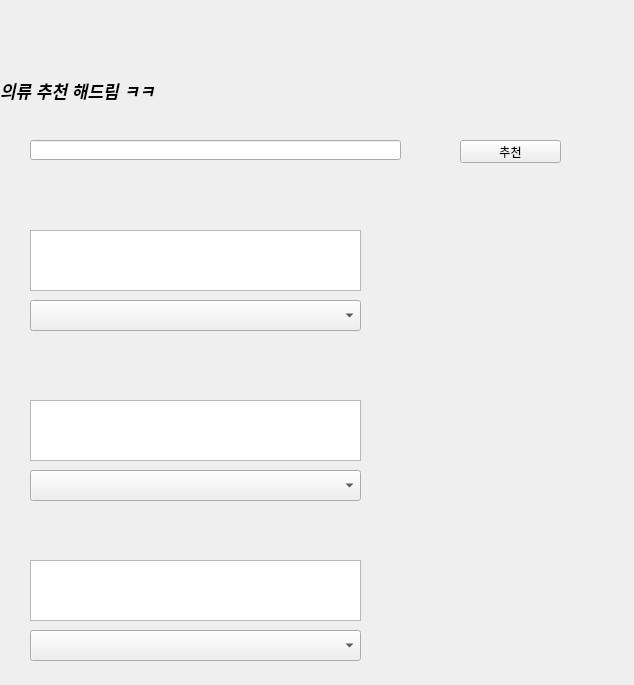
<?xml version="1.0" encoding="UTF-8"?>
<ui version="4.0">
 <class>Form</class>
 <widget class="QWidget" name="Form">
  <property name="geometry">
   <rect>
    <x>0</x>
    <y>0</y>
    <width>634</width>
    <height>685</height>
   </rect>
  </property>
  <property name="windowTitle">
   <string>Form</string>
  </property>
  <widget class="QPushButton" name="btn_recommendation">
   <property name="geometry">
    <rect>
     <x>460</x>
     <y>140</y>
     <width>101</width>
     <height>23</height>
    </rect>
   </property>
   <property name="text">
    <string>추천</string>
   </property>
  </widget>
  <widget class="QComboBox" name="comboBox">
   <property name="geometry">
    <rect>
     <x>30</x>
     <y>300</y>
     <width>331</width>
     <height>31</height>
    </rect>
   </property>
   <property name="font">
    <font>
     <pointsize>15</pointsize>
    </font>
   </property>
  </widget>
  <widget class="QLineEdit" name="le_keyword">
   <property name="geometry">
    <rect>
     <x>30</x>
     <y>140</y>
     <width>371</width>
     <height>20</height>
    </rect>
   </property>
  </widget>
  <widget class="QGraphicsView" name="graphicsView">
   <property name="geometry">
    <rect>
     <x>30</x>
     <y>230</y>
     <width>331</width>
     <height>61</height>
    </rect>
   </property>
  </widget>
  <widget class="QLabel" name="label">
   <property name="geometry">
    <rect>
     <x>0</x>
     <y>60</y>
     <width>251</width>
     <height>61</height>
    </rect>
   </property>
   <property name="font">
    <font>
     <pointsize>13</pointsize>
     <weight>75</weight>
     <italic>true</italic>
     <bold>true</bold>
    </font>
   </property>
   <property name="text">
    <string>의류 추천 해드림 ㅋㅋ</string>
   </property>
  </widget>
  <widget class="QLabel" name="lbl_recommendation">
   <property name="geometry">
    <rect>
     <x>40</x>
     <y>230</y>
     <width>311</width>
     <height>61</height>
    </rect>
   </property>
   <property name="font">
    <font>
     <pointsize>9</pointsize>
    </font>
   </property>
   <property name="text">
    <string/>
   </property>
   <property name="alignment">
    <set>Qt::AlignCenter</set>
   </property>
  </widget>
  <widget class="QLabel" name="lbl_recommendation_2">
   <property name="geometry">
    <rect>
     <x>390</x>
     <y>180</y>
     <width>211</width>
     <height>191</height>
    </rect>
   </property>
   <property name="inputMethodHints">
    <set>Qt::ImhTime|Qt::ImhUppercaseOnly</set>
   </property>
   <property name="text">
    <string/>
   </property>
   <property name="alignment">
    <set>Qt::AlignCenter</set>
   </property>
  </widget>
  <widget class="QGraphicsView" name="graphicsView_2">
   <property name="geometry">
    <rect>
     <x>30</x>
     <y>400</y>
     <width>331</width>
     <height>61</height>
    </rect>
   </property>
  </widget>
  <widget class="QLabel" name="lbl_recommendation_3">
   <property name="geometry">
    <rect>
     <x>40</x>
     <y>400</y>
     <width>311</width>
     <height>61</height>
    </rect>
   </property>
   <property name="font">
    <font>
     <pointsize>9</pointsize>
    </font>
   </property>
   <property name="text">
    <string/>
   </property>
   <property name="alignment">
    <set>Qt::AlignCenter</set>
   </property>
  </widget>
  <widget class="QGraphicsView" name="graphicsView_3">
   <property name="geometry">
    <rect>
     <x>30</x>
     <y>560</y>
     <width>331</width>
     <height>61</height>
    </rect>
   </property>
  </widget>
  <widget class="QLabel" name="lbl_recommendation_4">
   <property name="geometry">
    <rect>
     <x>40</x>
     <y>560</y>
     <width>311</width>
     <height>61</height>
    </rect>
   </property>
   <property name="font">
    <font>
     <pointsize>9</pointsize>
    </font>
   </property>
   <property name="text">
    <string/>
   </property>
   <property name="alignment">
    <set>Qt::AlignCenter</set>
   </property>
  </widget>
  <widget class="QLabel" name="lbl_recommendation_5">
   <property name="geometry">
    <rect>
     <x>390</x>
     <y>330</y>
     <width>211</width>
     <height>191</height>
    </rect>
   </property>
   <property name="inputMethodHints">
    <set>Qt::ImhTime|Qt::ImhUppercaseOnly</set>
   </property>
   <property name="text">
    <string/>
   </property>
   <property name="alignment">
    <set>Qt::AlignCenter</set>
   </property>
  </widget>
  <widget class="QLabel" name="lbl_recommendation_6">
   <property name="geometry">
    <rect>
     <x>390</x>
     <y>490</y>
     <width>211</width>
     <height>191</height>
    </rect>
   </property>
   <property name="inputMethodHints">
    <set>Qt::ImhTime|Qt::ImhUppercaseOnly</set>
   </property>
   <property name="text">
    <string/>
   </property>
   <property name="alignment">
    <set>Qt::AlignCenter</set>
   </property>
  </widget>
  <widget class="QComboBox" name="comboBox_2">
   <property name="geometry">
    <rect>
     <x>30</x>
     <y>470</y>
     <width>331</width>
     <height>31</height>
    </rect>
   </property>
   <property name="font">
    <font>
     <pointsize>15</pointsize>
    </font>
   </property>
  </widget>
  <widget class="QComboBox" name="comboBox_3">
   <property name="geometry">
    <rect>
     <x>30</x>
     <y>630</y>
     <width>331</width>
     <height>31</height>
    </rect>
   </property>
   <property name="font">
    <font>
     <pointsize>15</pointsize>
    </font>
   </property>
  </widget>
  <widget class="QLabel" name="label_2">
   <property name="geometry">
    <rect>
     <x>0</x>
     <y>0</y>
     <width>441</width>
     <height>691</height>
    </rect>
   </property>
   <property name="font">
    <font>
     <pointsize>13</pointsize>
     <weight>75</weight>
     <italic>true</italic>
     <bold>true</bold>
    </font>
   </property>
   <property name="text">
    <string/>
   </property>
   <property name="pixmap">
    <pixmap>../.designer/backup/슈즈 이미지/배경.jpeg</pixmap>
   </property>
  </widget>
  <widget class="QLabel" name="label_3">
   <property name="geometry">
    <rect>
     <x>0</x>
     <y>0</y>
     <width>431</width>
     <height>681</height>
    </rect>
   </property>
   <property name="font">
    <font>
     <pointsize>13</pointsize>
     <weight>75</weight>
     <italic>true</italic>
     <bold>true</bold>
    </font>
   </property>
   <property name="text">
    <string/>
   </property>
   <property name="pixmap">
    <pixmap>슈즈 이미지/배경.jpeg</pixmap>
   </property>
  </widget>
  <zorder>label_3</zorder>
  <zorder>label_2</zorder>
  <zorder>btn_recommendation</zorder>
  <zorder>comboBox</zorder>
  <zorder>le_keyword</zorder>
  <zorder>graphicsView</zorder>
  <zorder>label</zorder>
  <zorder>lbl_recommendation</zorder>
  <zorder>lbl_recommendation_2</zorder>
  <zorder>graphicsView_2</zorder>
  <zorder>lbl_recommendation_3</zorder>
  <zorder>graphicsView_3</zorder>
  <zorder>lbl_recommendation_4</zorder>
  <zorder>lbl_recommendation_5</zorder>
  <zorder>lbl_recommendation_6</zorder>
  <zorder>comboBox_2</zorder>
  <zorder>comboBox_3</zorder>
 </widget>
 <resources/>
 <connections/>
</ui>
